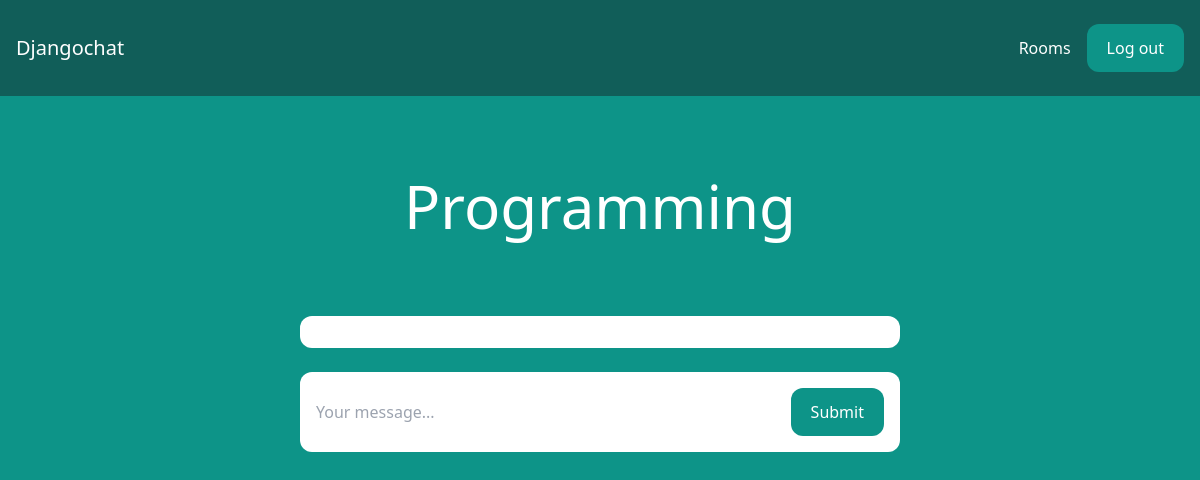
/rooms/program/ (signed in), run on an earlier commit of the app's database.
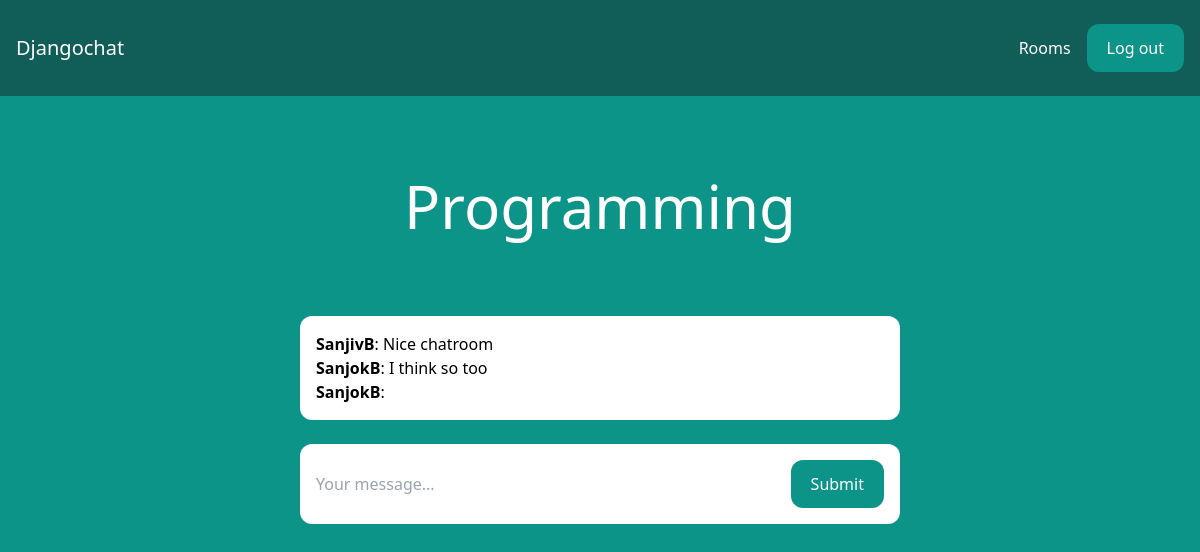
And on a later commit of the database.
### room/models.py (models this page shows, shortened)
class Room(models.Model):
    name = models.CharField(max_length=255)
    slug = models.SlugField(unique=True)

class Message(models.Model):
    room = models.ForeignKey(Room, related_name='messages', on_delete=models.CASCADE)
    user = models.ForeignKey(User, related_name='messages', on_delete=models.CASCADE)
    content = models.TextField()
    date_added = models.DateTimeField(auto_now_add=True)
    class Meta:
        ordering = ('date_added',)

### room/views.py (the view)
# urls.py: path('rooms/', include('room.urls')),
@login_required
def room(request, slug):
    room = Room.objects.get(slug=slug)
    messages = Message.objects.filter(room=room)[0:25]
    return render(request, 'room/room.html', {'room': room, 'messages': messages})

### room/templates/room/room.html (shortened to what this page needs)
{% extends 'core/base.html' %}
{% block content %}
<div class="p-10 lg:p-20 text-center">
    <h1 class="text-3xl lg:text-6xl text-white">{{ room.name }}</h1>
</div>
<div class="lg:w-2/4 mx-4 lg:mx-auto p-4 bg-white rounded-xl">
    <div class="chat-messages space-y-3" id="chat-messages">
        {% for m in messages %}<b>{{ m.user.username }}</b>: {{ m.content }}<br>{% endfor %}
    </div>
</div>
<div class="lg:w-2/4 mt-6 mx-4 lg:mx-auto p-4 bg-white rounded-xl">
    <form method="post" action="." class="flex">
        <input type="text" name="content" class="flex-1 mr-3" placeholder="Your message..." id="chat-message-input">
        <button
            class="px-5 py-3 rounded-xl text-white bg-teal-600 hover:bg-teal-700"
            id="chat-message-submit"
        >Submit</button>
    </form>
</div>
{% endblock %}

### core/templates/core/base.html (shortened to what this page needs)
<!DOCTYPE html>
<html>
    <head>
        <script src="https://cdn.tailwindcss.com"></script>
    </head>
    <body class="bg-teal-600">
        <nav class="flex items-center justify-between px-4 py-6 bg-teal-800">
            <div>
                <a href="/" class="text-xl text-white">Djangochat</a>
            </div>
            <div class="flex items-center space-x-4">
                {% if request.user.is_authenticated %}
                    <a href="/rooms/" class="text-white hover:text-gray-200">Rooms</a>
                    <a href="/logout/" class="px-5 py-3 rounded-xl text-white bg-teal-600 hover:bg-teal-700">Log out</a>
                {% else %}
                    <a href="/login/" class="text-white hover:text-gray-200">Log in</a>
                    <a href="/signup/" class="px-5 py-3 rounded-xl text-white bg-teal-600 hover:bg-teal-700">Sign up</a>
                {% endif %}
            </div>
        </nav>
        {% block content %}
        {% endblock %}
    </body>
</html>

What changed in the data, as far as the page shows it:
added Message: user.username "SanjivB", content "Nice chatroom"
added Message: user.username "SanjokB", content "I think so too"
added Message: user.username "SanjokB"
